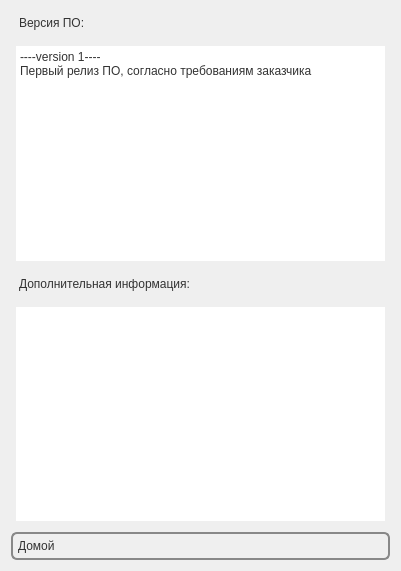
<?xml version="1.0" encoding="UTF-8"?>
<ui version="4.0">
 <class>VersionInfoForm</class>
 <widget class="QWidget" name="VersionInfoForm">
  <property name="geometry">
   <rect>
    <x>0</x>
    <y>0</y>
    <width>401</width>
    <height>571</height>
   </rect>
  </property>
  <property name="windowTitle">
   <string>Form</string>
  </property>
  <property name="styleSheet">
   <string notr="true">QWidget{
color: #333;
border: 0px solid #888888;
font: 16pt &quot;Arial&quot;;
border-radius: 0px;
padding: 5px;
background: qradialgradient(cx: 0.3, cy: -0.4,
fx: 0.3, fy: -0.4,
radius: 1.3, stop: 0 #fff, stop: 1 #cdffff);
min-width: 80px;
}</string>
  </property>
  <layout class="QVBoxLayout" name="verticalLayout">
   <item>
    <widget class="QLabel" name="label_2">
     <property name="text">
      <string>Версия ПО:</string>
     </property>
    </widget>
   </item>
   <item>
    <widget class="QPlainTextEdit" name="versionEdit">
     <property name="plainText">
      <string>----version 1----
Первый релиз ПО, согласно требованиям заказчика
</string>
     </property>
    </widget>
   </item>
   <item>
    <widget class="QLabel" name="label">
     <property name="text">
      <string>Дополнительная информация:</string>
     </property>
    </widget>
   </item>
   <item>
    <widget class="QTextEdit" name="informationEdit"/>
   </item>
   <item>
    <widget class="QPushButton" name="toMainButton">
     <property name="styleSheet">
      <string notr="true"> QPushButton {
color: #333;
border: 2px solid #888888;
font: 30pt &quot;Arial&quot;;
border-radius: 6px;
padding: 5px;
background: qradialgradient(cx: 0.3, cy: -0.4,
fx: 0.3, fy: -0.4,
radius: 1.3, stop: 0 #fff, stop: 1 #cdffff);
min-width: 80px;
text-align:left
}</string>
     </property>
     <property name="text">
      <string>Домой</string>
     </property>
     <property name="icon">
      <iconset resource="images_resources.qrc">
       <normaloff>:/images/img/kfm_home_6893.png</normaloff>:/images/img/kfm_home_6893.png</iconset>
     </property>
     <property name="iconSize">
      <size>
       <width>48</width>
       <height>48</height>
      </size>
     </property>
    </widget>
   </item>
  </layout>
 </widget>
 <resources>
  <include location="images_resources.qrc"/>
 </resources>
 <connections/>
</ui>
